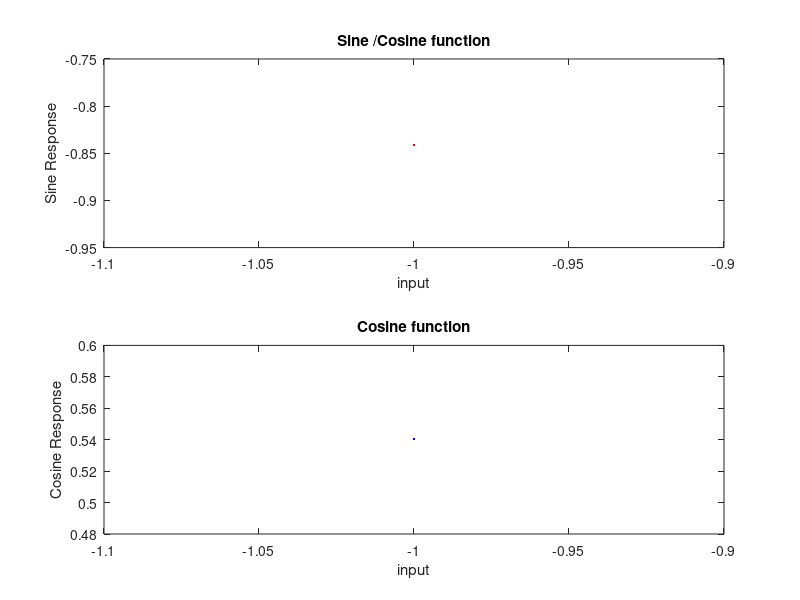

Recreate this plot in MATLAB.
x=-1:pi:1
y_sine=sin(x);
y_cos=cos(x);
plot(x,y_sine,'color','red');
title('Sine /Cosine function')
xlabel('input')
ylabel('Sine Response')
hold on
plot(x,y_cos,'color','blue')
%subplots
subplot(2,1,1)
plot(x,y_sine,'color','red')
title('Sine /Cosine function')
xlabel('input')
ylabel('Sine Response')
subplot(2,1,2)
plot(x,y_cos,'color','blue')
xlabel('input')
ylabel('Cosine Response')
title('Cosine function')
